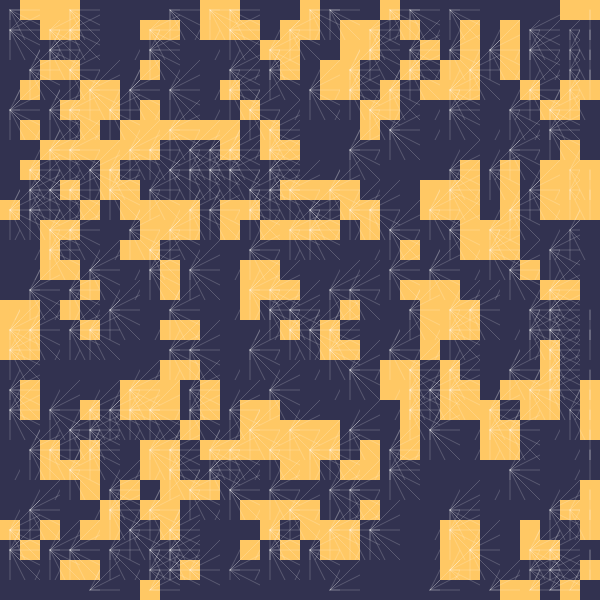
Frame 1 (no input)
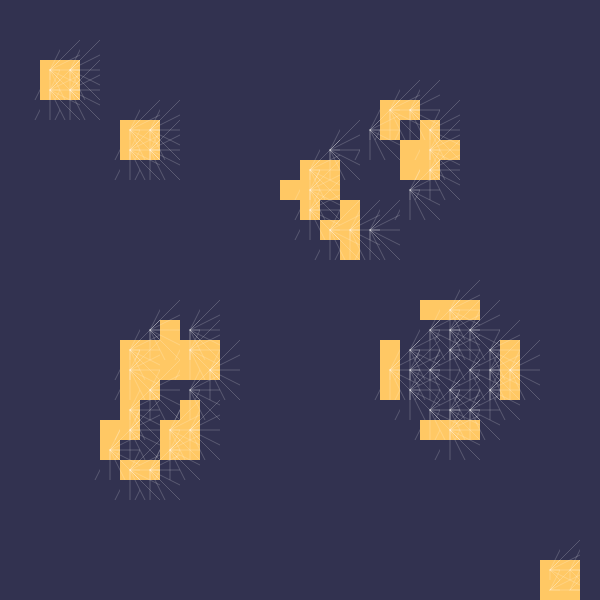
Frame 60 (no input)
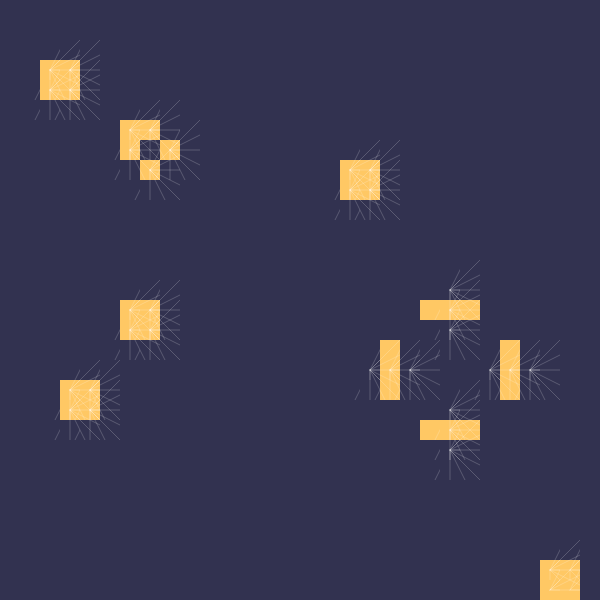
Frame 120 (the mouse pressed at the canvas centre since frame 60)

The p5.js sketch that drew these frames (run headless with seeded random() and noise() and a simulated clock; from frame 60 on, the mouse is pressed at the canvas centre):

// p5.js sketch
// ── sketch.js
let grid = [];
let cols, rows;
let cellSize = 20;
let time = 0;

function setup() {
  createCanvas(600, 600);
  cols = width / cellSize;
  rows = height / cellSize;
  noStroke();
  
  // Initialize grid with random states
  for (let i = 0; i < cols; i++) {
    grid[i] = [];
    for (let j = 0; j < rows; j++) {
      grid[i][j] = {
        state: Math.random() > 0.7 ? 1 : 0,
        next: 0,
        connections: []
      };
    }
  }
}

function draw() {
  // Gradually darken background
  fill(0, 0, 0, 2);
  rect(0, 0, width, height);
  
  time++;
  
  // Update cells and their connections
  for (let i = 0; i < cols; i++) {
    for (let j = 0; j < rows; j++) {
      let cell = grid[i][j];
      
      // Apply life-like rules
      let neighbors = countNeighbors(i, j);
      if (cell.state === 1) {
        if (neighbors < 2 || neighbors > 3) {
          cell.next = 0;
        } else {
          cell.next = 1;
        }
      } else {
        if (neighbors === 3) {
          cell.next = 1;
        } else {
          cell.next = 0;
        }
      }
      
      // Update connections
      cell.connections = [];
      for (let di = -2; di <= 2; di++) {
        for (let dj = -2; dj <= 2; dj++) {
          let ni = i + di;
          let nj = j + dj;
          if (ni >= 0 && ni < cols && nj >= 0 && nj < rows) {
            let neighbor = grid[ni][nj];
            if (neighbor.state === 1 && (di !== 0 || dj !== 0)) {
              cell.connections.push({x: ni, y: nj});
            }
          }
        }
      }
    }
  }
  
  // Apply updates
  for (let i = 0; i < cols; i++) {
    for (let j = 0; j < rows; j++) {
      grid[i][j].state = grid[i][j].next;
    }
  }
  
  // Draw everything
  for (let i = 0; i < cols; i++) {
    for (let j = 0; j < rows; j++) {
      let cell = grid[i][j];
      
      // Draw connections
      stroke(255, 100);
      strokeWeight(0.5);
      for (let conn of cell.connections) {
        line(i * cellSize + cellSize/2, j * cellSize + cellSize/2,
             conn.x * cellSize + cellSize/2, conn.y * cellSize + cellSize/2);
      }
      
      // Draw cell
      noStroke();
      if (cell.state === 1) {
        fill(255, 200, 100);
      } else {
        fill(50, 50, 80);
      }
      rect(i * cellSize, j * cellSize, cellSize, cellSize);
    }
  }
}

function countNeighbors(x, y) {
  let count = 0;
  for (let i = -1; i <= 1; i++) {
    for (let j = -1; j <= 1; j++) {
      if (i === 0 && j === 0) continue;
      let ni = x + i;
      let nj = y + j;
      if (ni >= 0 && ni < cols && nj >= 0 && nj < rows) {
        count += grid[ni][nj].state;
      }
    }
  }
  return count;
}
